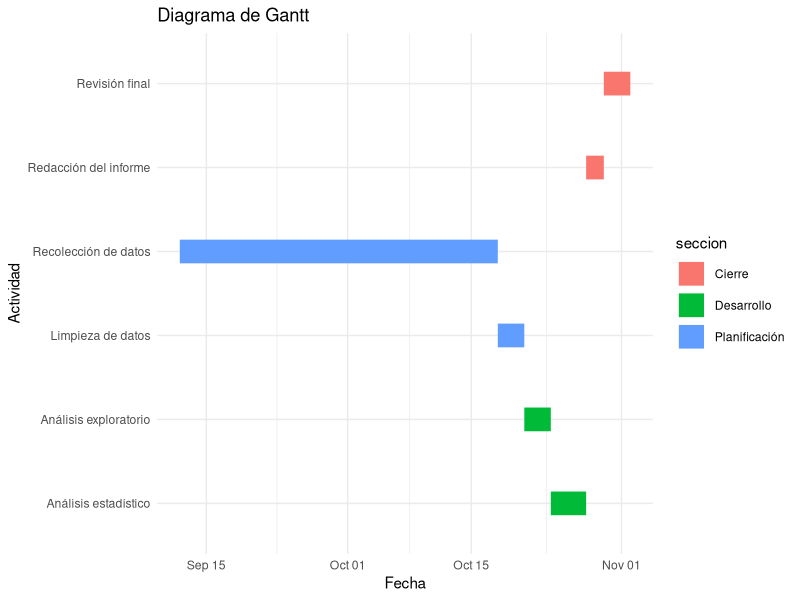
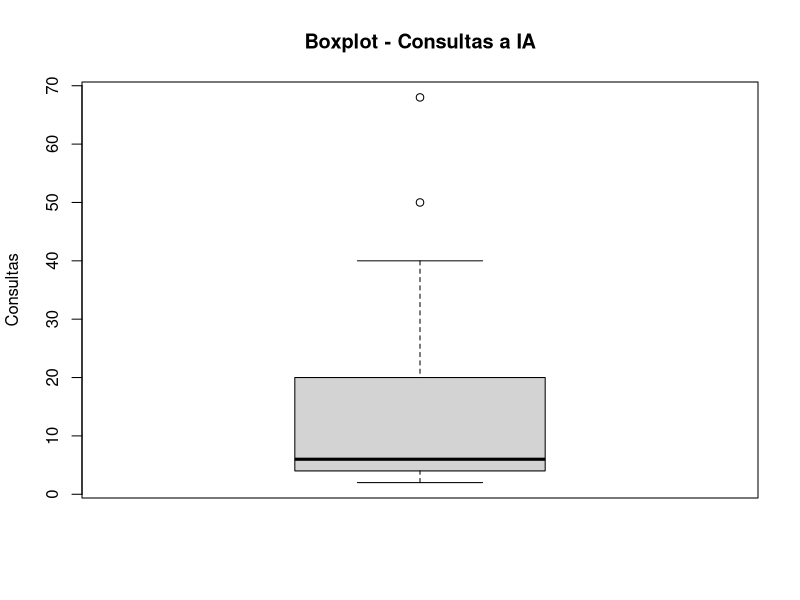
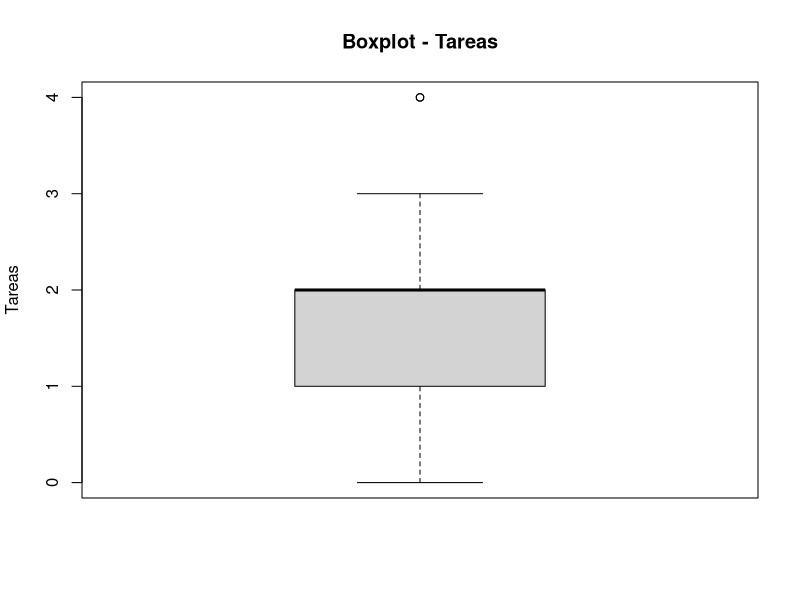
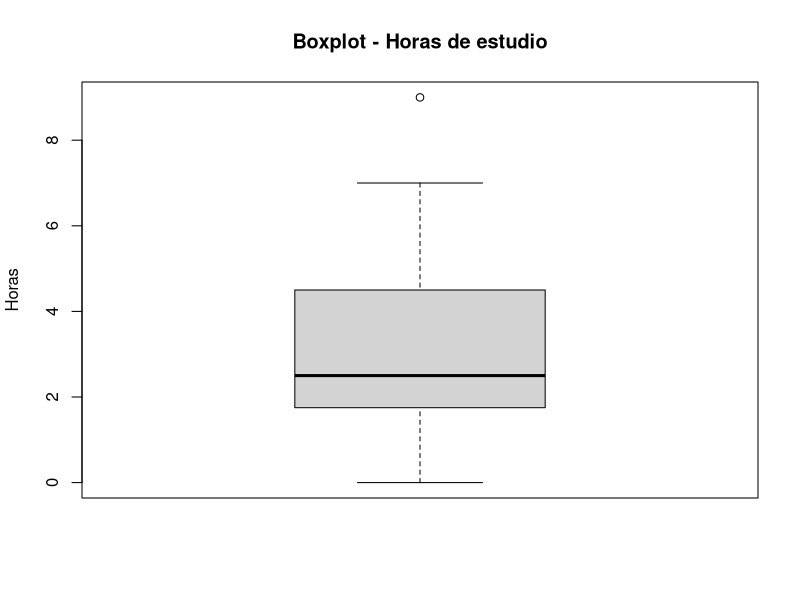
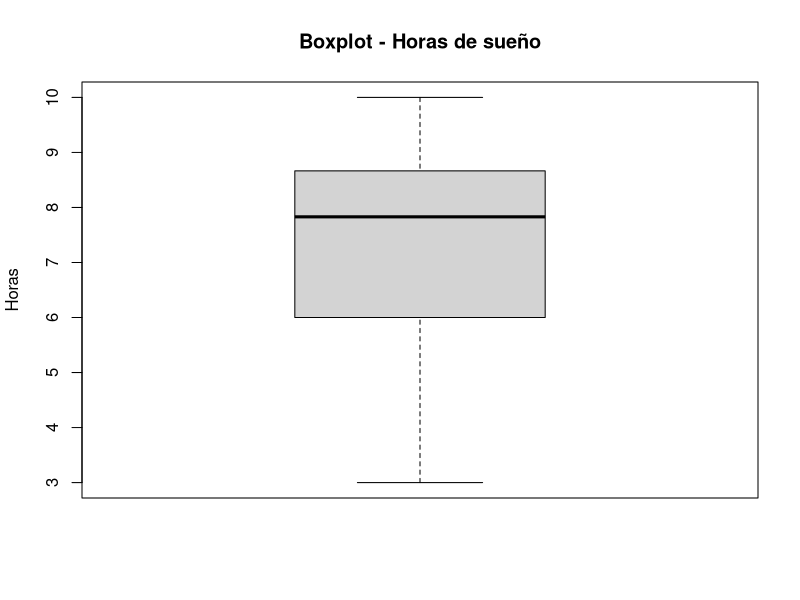

Source code (R) for these figures, in order:
## ---- chunk 1
library(ggplot2)

tareas <- data.frame(
  tarea = c(
    "Recolección de datos",
    "Limpieza de datos",
    "Análisis exploratorio",
    "Análisis estadístico",
    "Redacción del informe",
    "Revisión final"
  ),
  inicio = as.Date(c(
    "2026-09-12", "2026-10-18", "2026-10-21", "2026-10-24", "2026-10-28", "2026-10-30"  # TODO: completar fechas "YYYY-MM-DD"
  )),
  fin = as.Date(c(
    "2026-10-18", "2026-10-21", "2026-10-24", "2026-10-28", "2026-10-30", "2026-11-02"  # TODO: completar fechas "YYYY-MM-DD"
  )),
  seccion = c(
    "Planificación",
    "Planificación",
    "Desarrollo",
    "Desarrollo",
    "Cierre",
    "Cierre"
  )
)

ggplot(tareas,
       aes(x = inicio,
           xend = fin,
           y = tarea,
           yend = tarea,
           color = seccion)) +
  geom_segment(linewidth = 8) +
  labs(title = "Diagrama de Gantt",
       x = "Fecha",
       y = "Actividad") +
  theme_minimal()
## ---- chunk 2
library(readr)
library(dplyr)
library(tidyverse)
library(ggplot2)

DF <- read_csv("RespuestasDiario.csv")
## ---- chunk 3
names(DF)
DFL <- DF
## ---- chunk 4
DFL %>% rename(hora = `Marca temporal`
               , consultas = `¿Cuántas consultas a una IA realizaste hoy?`
               , uso = `¿Cuál fue el uso principal que le diste a la IA hoy?`
               , satisfaccion = `¿Qué nivel de satisfacción tienes con tu avance académico de hoy?`
               , tareas = `¿En cuántas tareas de hoy el uso de la IA te ahorró tiempo?`
               , curso = `¿Cuál es el código del curso sobre el que hiciste la mayoría de tus consultas a la IA hoy?`
               , estudio = `¿Cuántas horas efectivas de estudio acumulaste el día de hoy?`
               , sueno = `¿Cuántas horas dormiste la noche pasada?`
               , comprension = `¿Qué nivel de comprensión tuviste de las actividades académicas que realizaste hoy?`
               , email = `Dirección de correo electrónico`) -> DFL
## ---- chunk 5
DFL <- DFL[, c("hora", "consultas", "uso", "satisfaccion", "tareas", "curso", "estudio", "sueno", "comprension", "email")]
names(DFL)
## ---- chunk 6
DFAuxiliar <- read_csv("CorreosGrupo.csv")
## ---- chunk 7
DFL <- inner_join(DFL, DFAuxiliar, by = "email")
## ---- chunk 8
head(DFL[c("hora", "email", "Grupo")])
## ---- chunk 9
dim(DFL)
head(DFL)
sapply(DFL, class)
## ---- chunk 10
colSums(is.na(DFL))
## ---- chunk 11
round(colSums(is.na(DFL)) / nrow(DFL) * 100, 2)
## ---- chunk 12
sum(DFL$consultas == 0, na.rm = TRUE)
## ---- chunk 13
sum(DFL$tareas == 0, na.rm = TRUE)
## ---- chunk 14
sum(DFL$estudio == 0, na.rm = TRUE)
## ---- chunk 15
sum(DFL$sueno == 0, na.rm = TRUE)
## ---- chunk 16
length(unique(DFL$comprension))
unique(DFL$comprension)
## ---- chunk 17
length(unique(DFL$sueno))
unique(DFL$sueno)
## ---- chunk 18
length(unique(DFL$estudio))
unique(DFL$estudio)
## ---- chunk 19
length(unique(DFL$curso))
unique(DFL$curso)
## ---- chunk 20
length(unique(DFL$tareas))
unique(DFL$tareas)
## ---- chunk 21
length(unique(DFL$satisfaccion))
unique(DFL$satisfaccion)
## ---- chunk 22
length(unique(DFL$uso))
unique(DFL$uso)
## ---- chunk 23
length(unique(DFL$consultas))
unique(DFL$consultas)
## ---- chunk 24

#Se hace el filtrado por horas teniendo en cuenta que se guarda en el formato de 24 horas por lo que solo acotamos desde 21.5 osea 9:30 

DFL1<-DFL%>%filter(!(((hour(dmy_hms(hora)) + minute(dmy_hms(hora))/60) < 21.5))) %>% 

# en caso de superesswarnings es para evitar que arroje errores en consultas debido a que permite ingreso de datos vacios por lo que se trata de convertir a numero y de ahi vemos si es NA e inviertiendo mediante ! para quedarnos con los que si cumplan eso  
  
filter(!is.na(suppressWarnings(as.numeric(consultas))), 

# Repetimos el mismo tipo de filtrado con respecto a la variable tareas, sueno y estudio 

!is.na(suppressWarnings(as.numeric(tareas))),                                   
!is.na(suppressWarnings(as.numeric(estudio))),                           !is.na(suppressWarnings(as.numeric(sueno))))%>% 
  
#verificamos que las consultas y tareas sean numeros enteros 

filter(as.numeric(consultas)%%1==0, 
       as.numeric(tareas)%%1==0)

## ---- chunk 25
DF2<-DFL1%>%

#Mediante mutate se modificara los valores de las columnas por lo que primero usaremos tolower para convertirlo a minusculas y mediante chartr haremos el reemplazo de tildes  
  
  mutate(filtro=!str_detect(chartr("áéíóú","aeiou",tolower(uso)),
  
# Se busca si el texto ya limpio contiene alguna de las palabras como 
                            
  regex("ia|no|use|ninguno",ignore_case=TRUE))&

# Se verifica si consultas o tareas son mayores a 0
  
   (as.numeric(consultas)>0|
   as.numeric(tareas)>0|
     
# verificamos por si son solo guiones o por si es un valor nulo , esto se repetira para tareas tambien
     
   str_detect(curso,"^[ -]*$")|
   is.na(curso)|
   str_detect(tareas,"^[ -]*$")| 
   is.na(tareas)),

#  En esta ultima parte se revisa por si cada columna utilizada cumple con filtro y en ese caso se pondra como NA 

   uso = if_else(filtro, uso,NA_character_),
   consultas=if_else(filtro,consultas,NA_integer_),   
   tareas= if_else(filtro,tareas,NA_integer_),
   curso = if_else(filtro,curso,NA_character_)

# Ya hecho los cambios elimminamos filtro 

  ) %>% select(-filtro)  
## ---- chunk 26
# Número de consultas a IA
boxplot(DF2$consultas,
        main = "Boxplot - Consultas a IA",
        ylab = "Consultas")

boxplot.stats(DF2$consultas)$out
## ---- chunk 27
# Número de tareas donde la IA ahorró tiempo
boxplot(DF2$tareas,
        main = "Boxplot - Tareas",
        ylab = "Tareas")

boxplot.stats(DF2$tareas)$out
## ---- chunk 28
# Horas efectivas de estudio
boxplot(DF2$estudio,
        main = "Boxplot - Horas de estudio",
        ylab = "Horas")
        
boxplot.stats(DF2$estudio)$out
## ---- chunk 29
# Horas de sueño
boxplot(DF2$sueno,
        main = "Boxplot - Horas de sueño",
        ylab = "Horas")

boxplot.stats(DF2$sueno)$out
## ---- chunk 30
# Variabilidad de las consultas
range(DF2$consultas, na.rm = TRUE)
var(DF2$consultas, na.rm = TRUE)
sd(DF2$consultas, na.rm = TRUE)
IQR(DF2$consultas, na.rm = TRUE)
## ---- chunk 31
# Variabilidad de las tareas
range(DF2$tareas, na.rm = TRUE)
var(DF2$tareas, na.rm = TRUE)
sd(DF2$tareas, na.rm = TRUE)
IQR(DF2$tareas, na.rm = TRUE)
## ---- chunk 32
# Variabilidad de las horas de estudio
range(DF2$estudio, na.rm = TRUE)
var(DF2$estudio, na.rm = TRUE)
sd(DF2$estudio, na.rm = TRUE)
IQR(DF2$estudio, na.rm = TRUE)
## ---- chunk 33
# Variabilidad de las horas de sueño
range(DF2$sueno, na.rm = TRUE)
var(DF2$sueno, na.rm = TRUE)
sd(DF2$sueno, na.rm = TRUE)
IQR(DF2$sueno, na.rm = TRUE)
## ---- chunk 34
# Frecuencia del principal uso de IA
table(DF2$uso)
prop.table(table(DF2$uso)) * 100
## ---- chunk 35
# Frecuencia del nivel de satisfacción
table(DF2$satisfaccion)
prop.table(table(DF2$satisfaccion)) * 100
## ---- chunk 36
# Frecuencia del nivel de comprensión
table(DF2$comprension)
prop.table(table(DF2$comprension)) * 100
## ---- chunk 37
tabla_NA <- data.frame(
  Variable = names(DF2),
  Cantidad_NA = colSums(is.na(DF2)),
  Porcentaje_NA = round(colSums(is.na(DF2)) / nrow(DF2) * 100, 2),
  row.names = NULL
)
tabla_NA
## ---- chunk 38
table(rowSums(is.na(DF2)))
## ---- chunk 39
nrow(DF2)
nrow(na.omit(DF2))
round((1 - nrow(na.omit(DF2)) / nrow(DF2)) * 100, 2)
## ---- chunk 40
DF2[!complete.cases(DF2), c("hora", "email", "consultas", "uso", "tareas", "curso", "estudio", "sueno")]
## ---- chunk 41
DF3 <- DF2 %>%
  mutate(
    uso_ia = !is.na(uso),
    consultas = ifelse(is.na(consultas), 0, as.numeric(consultas)),
    tareas = ifelse(is.na(tareas), 0, as.numeric(tareas)),
    uso = ifelse(is.na(uso), "No usó IA", as.character(uso)),
    curso = ifelse(is.na(curso), "No aplica", as.character(curso)),
    estudio = as.numeric(estudio),
    sueno = as.numeric(sueno),
    comprension = factor(comprension,
                         levels = c("Muy bajo", "Bajo", "Moderado", "Alto", "Muy alto"),
                         ordered = TRUE),
    satisfaccion = factor(satisfaccion, levels = 1:5, ordered = TRUE),
    uso = factor(uso),
    Grupo = factor(Grupo)
  )
## ---- chunk 42
sum(is.na(DF3))
nrow(DF3)
table(DF3$uso_ia)
## ---- chunk 43
trazabilidad <- data.frame(
  Etapa = c("Base cruda (DF)", "Subset y join (DFL)", "Normalización (DFL1)",
            "Criterios (DF2)", "Gestión de nulos (DF3)"),
  Observaciones = c(nrow(DF), nrow(DFL), nrow(DFL1), nrow(DF2), nrow(DF3))
)
trazabilidad$Retencion <- round(trazabilidad$Observaciones / nrow(DF) * 100, 2)
trazabilidad
## ---- chunk 44
radiografia <- data.frame(
  Variable = names(DF3),
  Tipo = sapply(DF3, function(x) class(x)[1]),
  NA_total = colSums(is.na(DF3)),
  Porcentaje_NA = round(colSums(is.na(DF3)) / nrow(DF3) * 100, 2),
  Unicos = sapply(DF3, function(x) length(unique(x))),
  row.names = NULL
)
radiografia
## ---- chunk 45
sum(DF3$consultas == 0)
sum(DF3$tareas == 0)
sum(DF3$estudio == 0)
sum(DF3$sueno == 0)
## ---- chunk 46
data.frame(
  Variable = c("consultas", "tareas", "estudio", "sueno"),
  Restriccion = c("x >= 0", "x >= 0", "x >= 0", "0 <= x <= 24"),
  Minimo = c(min(DF3$consultas), min(DF3$tareas), min(DF3$estudio), min(DF3$sueno)),
  Maximo = c(max(DF3$consultas), max(DF3$tareas), max(DF3$estudio), max(DF3$sueno)),
  Cumple = c(all(DF3$consultas >= 0), all(DF3$tareas >= 0), all(DF3$estudio >= 0),
             all(DF3$sueno >= 0 & DF3$sueno <= 24))
)
## ---- chunk 47
sum(duplicated(DF3))

DF3 %>%
  mutate(fecha = substr(hora, 1, 10)) %>%
  count(email, fecha) %>%
  filter(n > 1)
## ---- chunk 48
DF3 %>% count(Grupo)
## ---- chunk 49
GRUPO <- 6
DF3_grupo <- DF3 %>% filter(Grupo == GRUPO)

nrow(DF3_grupo)
DF3_grupo %>% count(email)
## ---- chunk 50
n_distinct(DF3$email)
## ---- chunk 51
# table(DFL$VARIABLE_CATEGORICA)
# ggplot(DFL, aes(x = VARIABLE_CATEGORICA, fill = VARIABLE_CATEGORICA)) +
#   geom_bar() +
#   labs(title = "TÍTULO", x = "X", y = "Frecuencia") +
#   theme_minimal() + theme(legend.position = "none")
## ---- chunk 52
calcular_descriptores <- function(variable) {
  pctiles <- quantile(variable, c(0.25, 0.50, 0.75), type = 3, na.rm = TRUE)
  stats <- c(
    Media = mean(variable, na.rm = TRUE),
    Mediana = median(variable, na.rm = TRUE),
    Desviacion_Estandar = sd(variable, na.rm = TRUE),
    Varianza = var(variable, na.rm = TRUE),
    Percentil_25 = pctiles[["25%"]],
    Percentil_50 = pctiles[["50%"]],
    Percentil_75 = pctiles[["75%"]],
    IQR = IQR(variable, na.rm = TRUE),
    CV = sd(variable, na.rm = TRUE) / mean(variable, na.rm = TRUE)
  )
  return(round(stats, 2))
}
## ---- chunk 53
# print(calcular_descriptores(DFL$VARIABLE_NUMERICA))  # TODO: repetir por variable
## ---- chunk 54
# ggplot(DFL, aes(x = VARIABLE_NUMERICA)) +
#   geom_histogram(aes(y = after_stat(density)), bins = 15, fill = "#3498db", color = "white") +
#   geom_vline(aes(xintercept = mean(VARIABLE_NUMERICA, na.rm = TRUE)), color = "red", linetype = "dashed") +
#   labs(title = "TÍTULO", x = "X", y = "Densidad") +
#   theme_minimal()
## ---- chunk 55
# ggplot(DFL, aes(x = VARIABLE_A, y = VARIABLE_B, fill = VARIABLE_A)) +
#   geom_boxplot(alpha = 0.7) +
#   labs(title = "TÍTULO", x = "X", y = "Y") +
#   theme_minimal() + theme(legend.position = "none")
